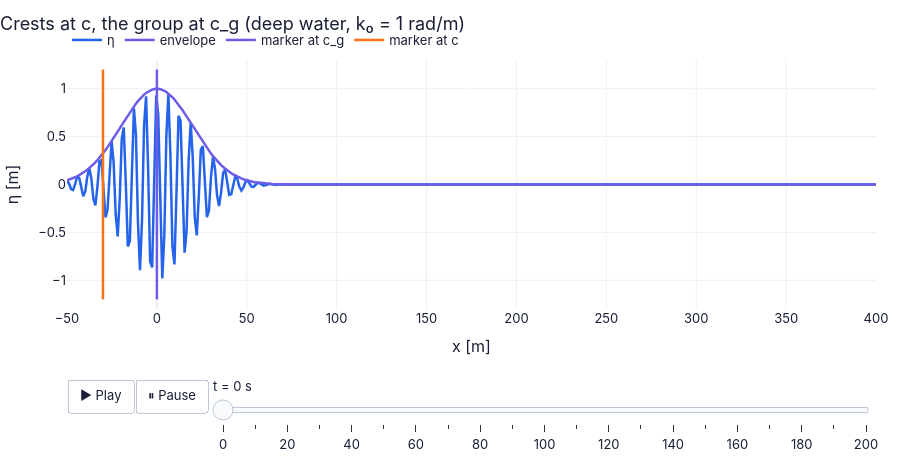

Source (notebook cell):
### Markdown cell above
> 🔁 **Tools from earlier chapters used here** (see `knowledge/primers.md`)

- **animate_figure (plotly time slider)** — like `slider_figure` (Ch. 1 P17) but the slider is time and a ▶ button plays it; every frame is computed up front, so it works on the page.

### Code cell
xq = np.linspace(-50, 400, 400)                           # positions [m]
p0 = ch07.gaussian_packet(xq, 0.0, 1.0, 1.0, 20.0)         # deep packet, k₀ = 1 rad/m
def frame(t):                                              # everything drawn at time t [s]
    p = ch07.gaussian_packet(xq, t, 1.0, 1.0, 20.0, order=2)   # carrier and envelope (ω″ kept)
    xg = p0["cg"]*t                                        # the group centre moves at c_g [m]
    xc = xg + (p0["c"] - p0["cg"])*t % 60 - 30             # a crest marker: speed c, re-entering the group at the rear [m]
    return {"η": (xq, p["eta"]), "envelope": (xq, p["envelope"]),
            "marker at c_g": ([xg, xg], [-1.2, 1.2]), "marker at c": ([xc, xc], [-1.2, 1.2])}
fig = animate_figure(frame, np.linspace(0, 200, 21 if not FAST else 11), xlabel="x [m]", ylabel="η [m]",
                     title="Crests at c, the group at c_g (deep water, k₀ = 1 rad/m)", yrange=(-1.3, 1.3))
for tr in list(fig.data) + [d for fr in fig.frames for d in fr.data]:   # colours by meaning
    tr.line.color = {"η": COLORS["blue"], "envelope": COLORS["accent"], "marker at c_g": COLORS["accent"],
                     "marker at c": COLORS["orange"]}[tr.name]
fig.show()   # draw (works on the page: no kernel needed)

### Figure 1 — Plotly figure (JSON) as saved in the notebook; plotly's stock layout.template omitted (floating-point values rounded to 4 significant figures; data arrays with more than 128 entries replaced by an {"elided": "..."} marker saying what was removed)
{"data": [{"line": {"color": "#2563eb", "width": 2.5}, "mode": "lines", "name": "η", "type": "scatter", "x": {"elided": "400 float values"}, "y": {"elided": "400 float values"}}, {"line": {"color": "#6c5ce7", "width": 2.5}, "mode": "lines", "name": "envelope", "type": "scatter", "x": {"elided": "400 float values"}, "y": {"elided": "400 float values"}}, {"line": {"color": "#6c5ce7", "width": 2.5}, "mode": "lines", "name": "marker at c_g", "type": "scatter", "x": [0.0, 0.0], "y": [-1.2, 1.2]}, {"line": {"color": "#f97316", "width": 2.5}, "mode": "lines", "name": "marker at c", "type": "scatter", "x": [-30.0, -30.0], "y": [-1.2, 1.2]}], "layout": {"colorway": ["#6c5ce7", "#0fa39c", "#f97316", "#2563eb", "#e11d6a", "#d97706"], "font": {"color": "#1a1f36", "family": "Inter, -apple-system, Segoe UI, Roboto, sans-serif", "size": 13}, "height": 460, "hovermode": "x unified", "legend": {"orientation": "h", "x": 0, "xanchor": "left", "y": 1.02, "yanchor": "bottom"}, "margin": {"b": 90, "l": 60, "r": 20, "t": 60}, "sliders": [{"active": 0, "currentvalue": {"prefix": "t = ", "suffix": " s"}, "len": 0.82, "pad": {"t": 10}, "steps": [{"args": [["0"], {"frame": {"duration": 0, "redraw": false}, "mode": "immediate", "transition": {"duration": 0}}], "label": "0", "method": "animate"}, {"args": [["10"], {"frame": {"duration": 0, "redraw": false}, "mode": "immediate", "transition": {"duration": 0}}], "label": "10", "method": "animate"}, {"args": [["20"], {"frame": {"duration": 0, "redraw": false}, "mode": "immediate", "transition": {"duration": 0}}], "label": "20", "method": "animate"}, {"args": [["30"], {"frame": {"duration": 0, "redraw": false}, "mode": "immediate", "transition": {"duration": 0}}], "label": "30", "method": "animate"}, {"args": [["40"], {"frame": {"duration": 0, "redraw": false}, "mode": "immediate", "transition": {"duration": 0}}], "label": "40", "method": "animate"}, {"args": [["50"], {"frame": {"duration": 0, "redraw": false}, "mode": "immediate", "transition": {"duration": 0}}], "label": "50", "method": "animate"}, {"args": [["60"], {"frame": {"duration": 0, "redraw": false}, "mode": "immediate", "transition": {"duration": 0}}], "label": "60", "method": "animate"}, {"args": [["70"], {"frame": {"duration": 0, "redraw": false}, "mode": "immediate", "transition": {"duration": 0}}], "label": "70", "method": "animate"}, {"args": [["80"], {"frame": {"duration": 0, "redraw": false}, "mode": "immediate", "transition": {"duration": 0}}], "label": "80", "method": "animate"}, {"args": [["90"], {"frame": {"duration": 0, "redraw": false}, "mode": "immediate", "transition": {"duration": 0}}], "label": "90", "method": "animate"}, {"args": [["100"], {"frame": {"duration": 0, "redraw": false}, "mode": "immediate", "transition": {"duration": 0}}], "label": "100", "method": "animate"}, {"args": [["110"], {"frame": {"duration": 0, "redraw": false}, "mode": "immediate", "transition": {"duration": 0}}], "label": "110", "method": "animate"}, {"args": [["120"], {"frame": {"duration": 0, "redraw": false}, "mode": "immediate", "transition": {"duration": 0}}], "label": "120", "method": "animate"}, {"args": [["130"], {"frame": {"duration": 0, "redraw": false}, "mode": "immediate", "transition": {"duration": 0}}], "label": "130", "method": "animate"}, {"args": [["140"], {"frame": {"duration": 0, "redraw": false}, "mode": "immediate", "transition": {"duration": 0}}], "label": "140", "method": "animate"}, {"args": [["150"], {"frame": {"duration": 0, "redraw": false}, "mode": "immediate", "transition": {"duration": 0}}], "label": "150", "method": "animate"}, {"args": [["160"], {"frame": {"duration": 0, "redraw": false}, "mode": "immediate", "transition": {"duration": 0}}], "label": "160", "method": "animate"}, {"args": [["170"], {"frame": {"duration": 0, "redraw": false}, "mode": "immediate", "transition": {"duration": 0}}], "label": "170", "method": "animate"}, {"args": [["180"], {"frame": {"duration": 0, "redraw": false}, "mode": "immediate", "transition": {"duration": 0}}], "label": "180", "method": "animate"}, {"args": [["190"], {"frame": {"duration": 0, "redraw": false}, "mode": "immediate", "transition": {"duration": 0}}], "label": "190", "method": "animate"}, {"args": [["200"], {"frame": {"duration": 0, "redraw": false}, "mode": "immediate", "transition": {"duration": 0}}], "label": "200", "method": "animate"}], "x": 0.18, "y": -0.22}], "title": {"text": "Crests at c, the group at c_g (deep water, k₀ = 1 rad/m)", "x": 0}, "updatemenus": [{"buttons": [{"args": [null, {"frame": {"duration": 60, "redraw": false}, "fromcurrent": true, "transition": {"duration": 0}}], "label": "▶ Play", "method": "animate"}, {"args": [[null], {"frame": {"duration": 0, "redraw": false}, "mode": "immediate", "transition": {"duration": 0}}], "label": "⏸ Pause", "method": "animate"}], "direction": "left", "showactive": false, "type": "buttons", "x": 0, "xanchor": "left", "y": -0.28, "yanchor": "top"}], "xaxis": {"range": [-50.0, 400.0], "title": {"text": "x [m]"}}, "yaxis": {"range": [-1.3, 1.3], "title": {"text": "η [m]"}}}}
